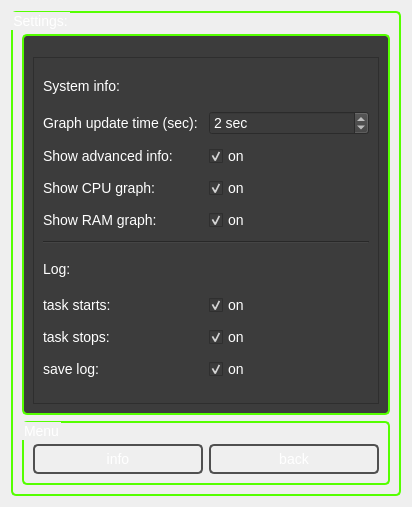
<?xml version="1.0" encoding="UTF-8"?>
<ui version="4.0">
 <class>Settings</class>
 <widget class="QWidget" name="Settings">
  <property name="geometry">
   <rect>
    <x>0</x>
    <y>0</y>
    <width>412</width>
    <height>507</height>
   </rect>
  </property>
  <property name="windowTitle">
   <string>Form</string>
  </property>
  <property name="styleSheet">
   <string notr="true">QWidget {
font-size: 14px;
}

QCheckBox{
color:rgb(255,255,255);
	selection-color: rgb(85, 255, 0);
	selection-background-color: rgb(90, 90, 90);
}

QSpinBox{
color:rgb(255,255,255);
}

QScrollArea {
background: rgb(60, 60, 60);
}

QListWidget {
border: 2px solid gray;
border-radius: 5px;
border-color: rgb(85, 255, 0);
background: rgb(60, 60, 60);
color: white;
	selection-color: rgb(85, 255, 0);
	selection-background-color: rgb(90, 90, 90);
font-size: 22px;
}


QTextEdit {
border: 2px solid gray;
border-radius: 5px;
border-color: rgb(85, 255, 0);
background: rgb(60, 60, 60);
color: white;
	selection-color: rgb(85, 255, 0);
	selection-background-color: rgb(90, 90, 90);
}

QLabel {
background: none;
color: white;
max-height: 30px;
}

QProgressBar {
color: white;
border: 2px solid  rgb(80, 80, 80);
text-align: center;
padding: 1px;
border-radius: 5px;
background: qradialgradient(cx: 0.5, cy: -0.5,
fx: 0.5, fy: -0.5,
radius: 1.35, stop: 0 #ddd, stop: 1 #111);
width: 30px;
height: 14px; 
}

QProgressBar::chunk {

border-radius: 3px;
background: qradialgradient(cx: 0.5, cy: -0.5,
fx: 0.5, fy: -0.5,
radius: 1.35, stop: 0.0 #fff, stop: 0.4999 #8f0,  stop: 0.5 #8f0, stop: 1.0 #050);
border: 1px solid rgb(0, 0, 0);
}

QGroupBox {
border: 2px solid;
border-radius: 5px;
border-color: rgb(85, 255, 0);
background: qradialgradient(cx: 0.5, cy: -0.5,
fx: 0.5, fy: -0.5,
radius: 1.35, stop: 0 #ddd, stop: 1 #111);
padding-top: 12px;
color: white;
selection-color: rgb(30, 30, 30);
}

QPushButton {
color: white;
border: 2px solid rgb(80, 80, 80);
border-radius: 5px;
padding: -2px;

background: qradialgradient(cx: 0.5, cy: -0.5,
fx: 0.5, fy: -0.5,
radius: 1.35, stop: 0 #ddd, stop: 1 #111);
min-width: 80px;
min-height:30px;
}

QPushButton:hover {
border: 2px solid  rgb(160, 160, 160);
background: qradialgradient(cx: 0.5, cy: -0.5,
fx: 0.5, fy: -0.5,
radius: 1.35, stop: 0 #fff, stop: 1 #111);
}

 QPushButton:pressed {
color:  rgb(85, 255, 0);
border: 2px solid rgb(85, 255, 0);
background: qradialgradient(cx: 0.5, cy: -0.5,
fx: 0.5, fy: -0.5,
radius: 1.35, stop: 0 #fff, stop: 1 #111);
}





QScrollBar:horizontal {
border: 2px solid;
border-color: rgb(85,255,0);
border-radius: 5px;
background: rgb(60,60,60);
height: 25px;
margin: 2px 2px 2px 2px;
}
QScrollBar::handle:horizontal {
background: rgb(255,255,255);
min-width: 30px;
}
QScrollBar::add-line:horizontal {
background: none;
width: 20px;
subcontrol-position: right;
subcontrol-origin: margin;
}
QScrollBar::sub-line:horizontal {
background: none;
width: 20px;
subcontrol-position: left;
subcontrol-origin: margin;
}
QScrollBar:left-arrow:horizontal, QScrollBar::right-arrow:horizontal {
width: 3px;
height: 3px;
background: none;
}
QScrollBar::add-page:horizontal, QScrollBar::sub-page:horizontal {
background: none;
}



QScrollBar:vertical {
border: 2px solid;
border-color: rgb(85,255,0);
border-radius: 5px;
background: rgb(60,60,60);
width: 25px;
margin: 2px 2px 2px 2px;
}
QScrollBar::handle:vertical {
background: rgb(255,255,255);
min-height: 30px;
}
QScrollBar::add-line:vertical {
background: none;
height: 20px;
subcontrol-position: bottom;
subcontrol-origin: margin;
}
QScrollBar::sub-line:vertical {
background: none;
height: 20px;
subcontrol-position: top;
subcontrol-origin: margin;
}
QScrollBar:left-arrow:horizontal, QScrollBar::right-arrow:vertical {
width: 3px;
height: 3px;
background: none;
}
QScrollBar::add-page:horizontal, QScrollBar::sub-page:vertical {
background: none;
}</string>
  </property>
  <layout class="QGridLayout" name="gridLayout">
   <item row="0" column="0">
    <widget class="QGroupBox" name="groupBox">
     <property name="title">
      <string>Settings:</string>
     </property>
     <layout class="QGridLayout" name="gridLayout_2">
      <item row="2" column="0" colspan="2">
       <widget class="QGroupBox" name="groupBox_3">
        <property name="styleSheet">
         <string notr="true">background: rgb(60, 60, 60);</string>
        </property>
        <property name="title">
         <string/>
        </property>
        <layout class="QGridLayout" name="gridLayout_3">
         <item row="0" column="0" colspan="2">
          <widget class="QScrollArea" name="scrollArea">
           <property name="styleSheet">
            <string notr="true">background: rgb(60, 60, 60);</string>
           </property>
           <property name="verticalScrollBarPolicy">
            <enum>Qt::ScrollBarAsNeeded</enum>
           </property>
           <property name="horizontalScrollBarPolicy">
            <enum>Qt::ScrollBarAlwaysOff</enum>
           </property>
           <property name="widgetResizable">
            <bool>true</bool>
           </property>
           <widget class="QWidget" name="scrollAreaWidgetContents">
            <property name="geometry">
             <rect>
              <x>0</x>
              <y>0</y>
              <width>348</width>
              <height>349</height>
             </rect>
            </property>
            <layout class="QGridLayout" name="gridLayout_4">
             <item row="1" column="0">
              <widget class="QLabel" name="label">
               <property name="text">
                <string>Graph update time (sec):</string>
               </property>
              </widget>
             </item>
             <item row="2" column="0">
              <widget class="QLabel" name="label_2">
               <property name="text">
                <string>Show advanced info:</string>
               </property>
              </widget>
             </item>
             <item row="2" column="1">
              <widget class="QCheckBox" name="checkBox_advanced_info">
               <property name="styleSheet">
                <string notr="true"/>
               </property>
               <property name="text">
                <string>on</string>
               </property>
               <property name="checked">
                <bool>true</bool>
               </property>
              </widget>
             </item>
             <item row="3" column="0">
              <widget class="QLabel" name="label_3">
               <property name="text">
                <string>Show CPU graph:</string>
               </property>
              </widget>
             </item>
             <item row="3" column="1">
              <widget class="QCheckBox" name="checkBox_cpu_usage">
               <property name="text">
                <string>on</string>
               </property>
               <property name="checked">
                <bool>true</bool>
               </property>
              </widget>
             </item>
             <item row="4" column="0">
              <widget class="QLabel" name="label_4">
               <property name="text">
                <string>Show RAM graph:</string>
               </property>
              </widget>
             </item>
             <item row="4" column="1">
              <widget class="QCheckBox" name="checkBox_ram_usage">
               <property name="text">
                <string>on</string>
               </property>
               <property name="checkable">
                <bool>true</bool>
               </property>
               <property name="checked">
                <bool>true</bool>
               </property>
              </widget>
             </item>
             <item row="0" column="0">
              <widget class="QLabel" name="label_5">
               <property name="text">
                <string>System info:</string>
               </property>
              </widget>
             </item>
             <item row="6" column="0">
              <widget class="QLabel" name="label_6">
               <property name="text">
                <string>Log:</string>
               </property>
              </widget>
             </item>
             <item row="7" column="0">
              <widget class="QLabel" name="label_7">
               <property name="text">
                <string>task starts:</string>
               </property>
              </widget>
             </item>
             <item row="8" column="0">
              <widget class="QLabel" name="label_8">
               <property name="text">
                <string>task stops:</string>
               </property>
              </widget>
             </item>
             <item row="9" column="0">
              <widget class="QLabel" name="label_9">
               <property name="text">
                <string>save log:</string>
               </property>
              </widget>
             </item>
             <item row="7" column="1">
              <widget class="QCheckBox" name="checkBox_log_task_starts">
               <property name="text">
                <string>on</string>
               </property>
               <property name="checked">
                <bool>true</bool>
               </property>
              </widget>
             </item>
             <item row="8" column="1">
              <widget class="QCheckBox" name="checkBox_log_task_stops">
               <property name="text">
                <string>on</string>
               </property>
               <property name="checked">
                <bool>true</bool>
               </property>
              </widget>
             </item>
             <item row="9" column="1">
              <widget class="QCheckBox" name="checkBox_save_log">
               <property name="text">
                <string>on</string>
               </property>
               <property name="checked">
                <bool>true</bool>
               </property>
              </widget>
             </item>
             <item row="1" column="1">
              <widget class="QSpinBox" name="spinBox_graph_update_time">
               <property name="styleSheet">
                <string notr="true">QMenu{
border: 2px solid rgb(85, 255, 0);
border-radius: 5px;
background: none;
max-width:170px;
max-height:170px;
	selection-color: rgb(85, 255, 0);
	selection-background-color: rgb(90, 90, 90);
}</string>
               </property>
               <property name="buttonSymbols">
                <enum>QAbstractSpinBox::UpDownArrows</enum>
               </property>
               <property name="suffix">
                <string> sec</string>
               </property>
               <property name="minimum">
                <number>1</number>
               </property>
               <property name="maximum">
                <number>10</number>
               </property>
               <property name="value">
                <number>2</number>
               </property>
              </widget>
             </item>
             <item row="5" column="0" colspan="2">
              <widget class="Line" name="line">
               <property name="orientation">
                <enum>Qt::Horizontal</enum>
               </property>
              </widget>
             </item>
            </layout>
           </widget>
          </widget>
         </item>
        </layout>
       </widget>
      </item>
      <item row="3" column="0" colspan="2">
       <widget class="QGroupBox" name="groupBox_4">
        <property name="title">
         <string>Menu</string>
        </property>
        <layout class="QGridLayout" name="gridLayout_7">
         <item row="0" column="0">
          <widget class="QPushButton" name="pushButton_info">
           <property name="text">
            <string>info</string>
           </property>
          </widget>
         </item>
         <item row="0" column="1">
          <widget class="QPushButton" name="pushButton_back">
           <property name="text">
            <string>back</string>
           </property>
          </widget>
         </item>
        </layout>
       </widget>
      </item>
     </layout>
    </widget>
   </item>
  </layout>
 </widget>
 <resources/>
 <connections/>
</ui>
